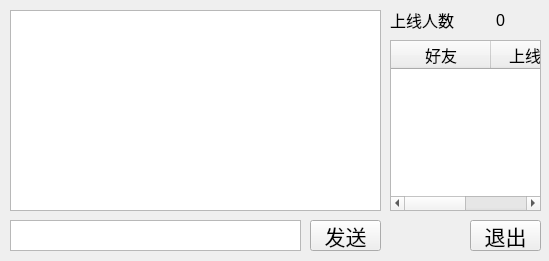
<?xml version="1.0" encoding="UTF-8"?>
<ui version="4.0">
 <class>Client</class>
 <widget class="QMainWindow" name="Client">
  <property name="geometry">
   <rect>
    <x>0</x>
    <y>0</y>
    <width>549</width>
    <height>261</height>
   </rect>
  </property>
  <property name="font">
   <font>
    <pointsize>12</pointsize>
   </font>
  </property>
  <property name="windowTitle">
   <string>Client</string>
  </property>
  <widget class="QWidget" name="centralwidget">
   <widget class="QLabel" name="label">
    <property name="geometry">
     <rect>
      <x>390</x>
      <y>10</y>
      <width>71</width>
      <height>20</height>
     </rect>
    </property>
    <property name="text">
     <string>上线人数</string>
    </property>
   </widget>
   <widget class="QPushButton" name="btn_send">
    <property name="geometry">
     <rect>
      <x>310</x>
      <y>220</y>
      <width>71</width>
      <height>31</height>
     </rect>
    </property>
    <property name="font">
     <font>
      <family>Times New Roman</family>
      <pointsize>16</pointsize>
     </font>
    </property>
    <property name="text">
     <string>发送</string>
    </property>
   </widget>
   <widget class="QLabel" name="label_number">
    <property name="geometry">
     <rect>
      <x>480</x>
      <y>10</y>
      <width>41</width>
      <height>20</height>
     </rect>
    </property>
    <property name="text">
     <string>0</string>
    </property>
    <property name="alignment">
     <set>Qt::AlignCenter</set>
    </property>
   </widget>
   <widget class="QPlainTextEdit" name="plainTextEdit">
    <property name="geometry">
     <rect>
      <x>10</x>
      <y>10</y>
      <width>371</width>
      <height>201</height>
     </rect>
    </property>
    <property name="font">
     <font>
      <pointsize>13</pointsize>
     </font>
    </property>
   </widget>
   <widget class="QPushButton" name="btn_close">
    <property name="geometry">
     <rect>
      <x>470</x>
      <y>220</y>
      <width>71</width>
      <height>31</height>
     </rect>
    </property>
    <property name="font">
     <font>
      <family>Times New Roman</family>
      <pointsize>16</pointsize>
     </font>
    </property>
    <property name="text">
     <string>退出</string>
    </property>
   </widget>
   <widget class="QTextEdit" name="textEdit">
    <property name="geometry">
     <rect>
      <x>10</x>
      <y>220</y>
      <width>291</width>
      <height>31</height>
     </rect>
    </property>
   </widget>
   <widget class="QTableWidget" name="tableWidget">
    <property name="geometry">
     <rect>
      <x>390</x>
      <y>40</y>
      <width>151</width>
      <height>171</height>
     </rect>
    </property>
    <column>
     <property name="text">
      <string>好友</string>
     </property>
    </column>
    <column>
     <property name="text">
      <string>上线时间</string>
     </property>
    </column>
   </widget>
  </widget>
 </widget>
 <resources/>
 <connections/>
</ui>
